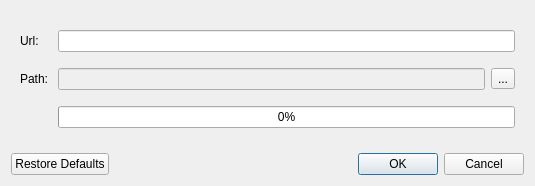
<?xml version="1.0" encoding="UTF-8"?>
<ui version="4.0">
 <class>OpenRemoteOntologyDialog</class>
 <widget class="QDialog" name="OpenRemoteOntologyDialog">
  <property name="geometry">
   <rect>
    <x>0</x>
    <y>0</y>
    <width>535</width>
    <height>186</height>
   </rect>
  </property>
  <property name="windowTitle">
   <string>Open Remote Ontology</string>
  </property>
  <layout class="QGridLayout" name="gridLayout">
   <item row="1" column="0">
    <widget class="QDialogButtonBox" name="buttonBox">
     <property name="orientation">
      <enum>Qt::Horizontal</enum>
     </property>
     <property name="standardButtons">
      <set>QDialogButtonBox::Cancel|QDialogButtonBox::Ok|QDialogButtonBox::RestoreDefaults</set>
     </property>
    </widget>
   </item>
   <item row="0" column="0">
    <widget class="QWidget" name="widget" native="true">
     <layout class="QGridLayout" name="gridLayout_2">
      <item row="0" column="1" colspan="2">
       <widget class="QLineEdit" name="url"/>
      </item>
      <item row="0" column="0">
       <widget class="QLabel" name="label">
        <property name="text">
         <string>Url: </string>
        </property>
       </widget>
      </item>
      <item row="2" column="0">
       <widget class="QLabel" name="label_2">
        <property name="text">
         <string>Path: </string>
        </property>
       </widget>
      </item>
      <item row="2" column="2">
       <widget class="QToolButton" name="browseBtn">
        <property name="text">
         <string>...</string>
        </property>
       </widget>
      </item>
      <item row="2" column="1">
       <widget class="QLineEdit" name="path">
        <property name="enabled">
         <bool>false</bool>
        </property>
        <property name="readOnly">
         <bool>true</bool>
        </property>
       </widget>
      </item>
      <item row="3" column="1" colspan="2">
       <widget class="QProgressBar" name="progressBar">
        <property name="value">
         <number>0</number>
        </property>
        <property name="invertedAppearance">
         <bool>false</bool>
        </property>
       </widget>
      </item>
     </layout>
    </widget>
   </item>
  </layout>
 </widget>
 <resources/>
 <connections>
  <connection>
   <sender>buttonBox</sender>
   <signal>accepted()</signal>
   <receiver>OpenRemoteOntologyDialog</receiver>
   <slot>accept()</slot>
   <hints>
    <hint type="sourcelabel">
     <x>248</x>
     <y>254</y>
    </hint>
    <hint type="destinationlabel">
     <x>157</x>
     <y>274</y>
    </hint>
   </hints>
  </connection>
  <connection>
   <sender>buttonBox</sender>
   <signal>rejected()</signal>
   <receiver>OpenRemoteOntologyDialog</receiver>
   <slot>reject()</slot>
   <hints>
    <hint type="sourcelabel">
     <x>316</x>
     <y>260</y>
    </hint>
    <hint type="destinationlabel">
     <x>286</x>
     <y>274</y>
    </hint>
   </hints>
  </connection>
 </connections>
</ui>
